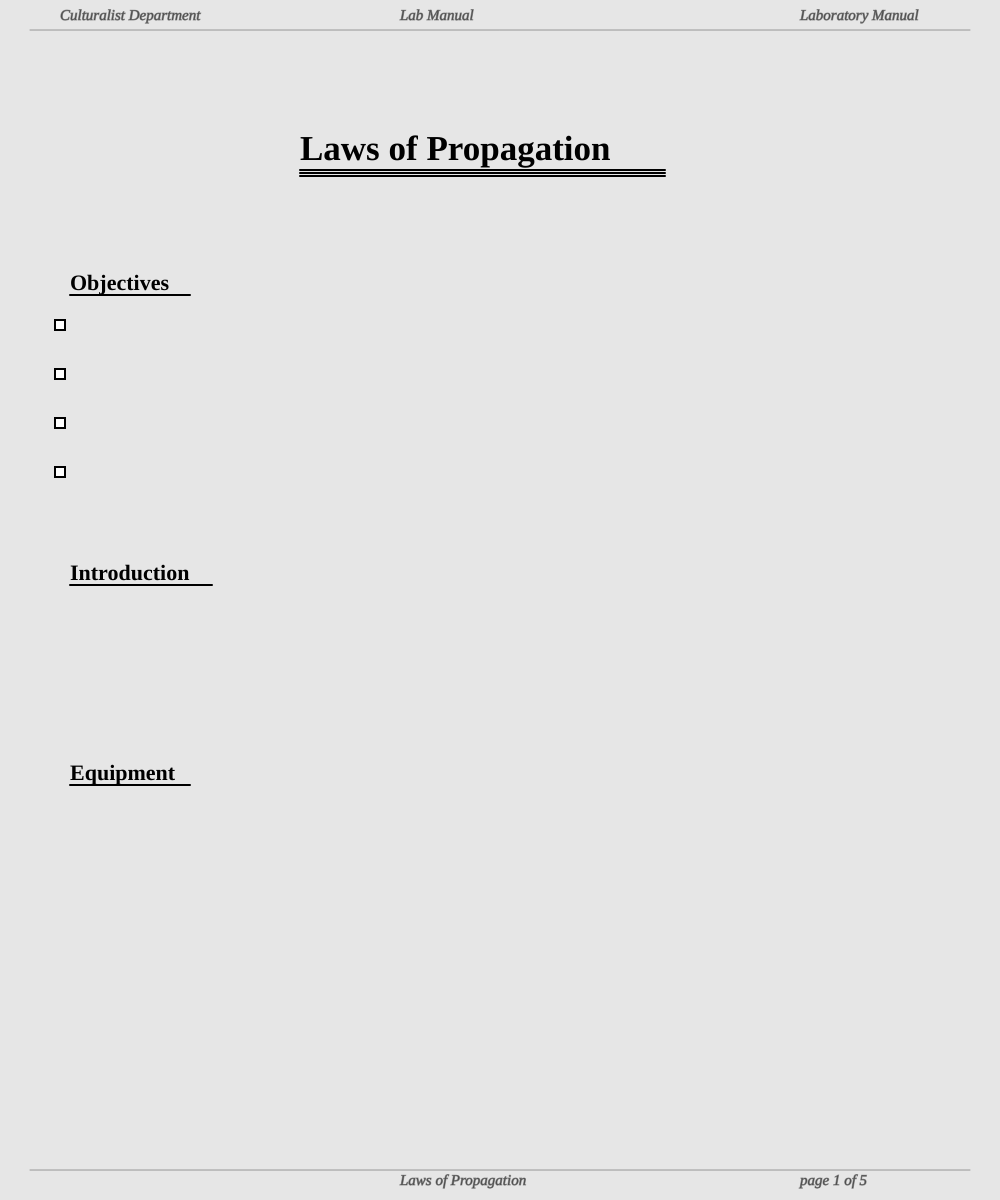
Frame 1 (no input)
Frame 60 (no input): identical to frame 1, image omitted
Frame 120 (the mouse pressed at the canvas centre since frame 60): identical to frame 1, image omitted

The p5.js sketch that drew this single still picture (run headless with seeded random() and noise() and a simulated clock; from frame 60 on, the mouse is pressed at the canvas centre):

// p5.js sketch
// ── sketch.js
let title;
function setup() {
  createCanvas(1000, 1200);
  title = `Laws of Propagation`
}

function draw() {
  //general page setup
  background(230)
  strokeWeight(1)
  fill('black')
  textFont(`Tahoma`)
  push()
  stroke(150)
  line(30, 30, 970, 30)
  line(30, 1170, 970, 1170)
  textSize(15)
  fill(80)
  textStyle(`italic`)
  text(`Culturalist Department`, 60, 20)
  text(`Laboratory Manual`, 800, 20)
  text(`Lab Manual`, 400, 20)
  text(title, 400, 1185)
  text(`page 1 of 5`, 800, 1185)
  text()
  pop()
  //page variations
  textStyle(`bold`)
  textSize(35)
  text(title, 300, 160)
  textSize(22)
  text(`Objectives`, 70, 290)
  text(`Introduction`, 70, 580)
  text(`Equipment`, 70, 780)
  strokeWeight(2)
  line(300, 170, 665, 170)
  line(300, 173, 665, 173)
  line(300, 176, 665, 176)
  line(70, 295, 190, 295)
  line(70, 585, 212, 585)
  line(70, 785, 190, 785)
  fill(`white`)
  for(let i = 0; i < 196; i = i + 49){
    square(55, 320 + i, 10)
  }


}
//sentience is suffering
//suffering is  powa
//ratio of sentient to sheep
//keep ratio under ctrl
//school for gods
//organism reaches "breakthrough point"
//keep them competing against each other 
